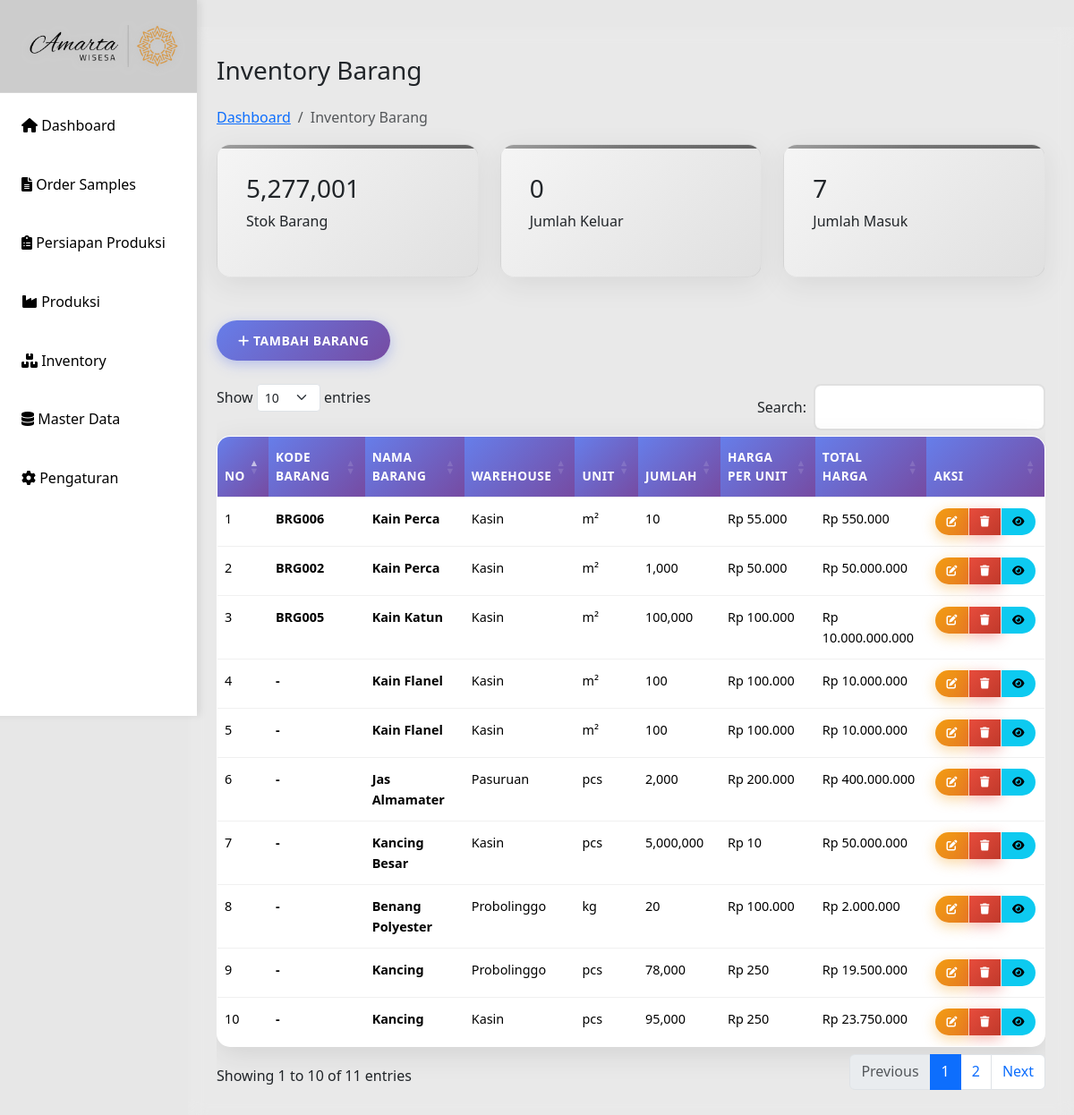
The page /inventory.php on the database its author committed.
### tables this page shows
CREATE TABLE `inventory` (
  `id` int(11) NOT NULL,
  `kode_barang` varchar(50) DEFAULT NULL,
  `nama_barang` varchar(255) NOT NULL,
  `warehouse` varchar(100) NOT NULL,
  `unit` varchar(50) NOT NULL,
  `jumlah` int(11) NOT NULL DEFAULT 0,
  `harga_per_unit` decimal(15,2) NOT NULL DEFAULT 0.00,
  `keterangan` text DEFAULT NULL,
  `created_at` datetime NOT NULL DEFAULT current_timestamp(),
  `updated_at` datetime DEFAULT NULL ON UPDATE current_timestamp(),
  `id_kategori` int(11) DEFAULT NULL
);

### inventory.php (the view, shortened to what this page needs)
<?php
include "includes/header.php";
include "config/db.php";
$result = $conn->query("SELECT * FROM inventory ORDER BY id DESC");
$total_stok = $conn->query("SELECT SUM(jumlah) as total FROM inventory")->fetch_assoc()['total'] ?? 0;
$barang_keluar = $conn->query("SELECT SUM(jumlah_keluar) as total FROM inventory_transaksi WHERE jenis = 'keluar'")->fetch_assoc()['total'] ?? 0;
$barang_masuk = $conn->query("SELECT COUNT(DISTINCT nama_barang) as total FROM inventory")->fetch_assoc()['total'] ?? 0;
$barang_masuk_transaksi = $conn->query("SELECT SUM(jumlah_masuk) as total FROM inventory_transaksi WHERE jenis = 'masuk'")->fetch_assoc()['total'] ?? 0;
if ($barang_keluar == 0 && $barang_masuk_transaksi == 0) {
    $barang_keluar = 0;
}
?>
    <main class="main-content">
            <div>
                <h1 class="h3 mb-4">Inventory Barang</h1>
                <nav aria-label="breadcrumb">
                    <ol class="breadcrumb">
                        <li class="breadcrumb-item"><a href="index.php">Dashboard</a></li>
                        <li class="breadcrumb-item active">Inventory Barang</li>
                    </ol>
                </nav>
            </div>
        <div class="row mb-4">
            <div class="col-md-4">
                <div class="stats-card">
                    <h3><?php echo number_format($total_stok); ?></h3>
                    <p>Stok Barang</p>
                </div>
            </div>
            <div class="col-md-4">
                <div class="stats-card">
                    <h3><?php echo number_format($barang_keluar); ?></h3>
                    <p>Jumlah Keluar</p>
                </div>
            </div>
            <div class="col-md-4">
                <div class="stats-card">
                    <h3><?php echo number_format($barang_masuk); ?></h3>
                    <p>Jumlah Masuk</p>
                </div>
            </div>
        </div>
        <div>
            <button class="btn btn-primary" data-bs-toggle="modal" data-bs-target="#inventoryModal">
                <i class="fas fa-plus"></i> Tambah Barang
            </button>
        </div><br>
        <div class="table-container">
            <div class="table-responsive">
                <table id="inventoryTable" class="table table-hover">
                    <thead>
                        <tr>
                            <th>No</th>
                            <th>Kode Barang</th>
                            <th>Nama Barang</th>
                            <th>Warehouse</th>
                            <th>Unit</th>
                            <th>Jumlah</th>
                            <th>Harga per Unit</th>
                            <th>Total Harga</th>
                            <th>Aksi</th>
                        </tr>
                    </thead>
                    <tbody>
                        <?php $no=1; while($row = $result->fetch_assoc()): ?>
                        <tr>
                            <td><?= $no++ ?></td>
                            <td><strong><?= $row['kode_barang'] ?? '-' ?></strong></td>
                            <td><strong><?= $row['nama_barang'] ?></strong></td>
                            <td><?= $row['warehouse'] ?></td>
                            <td><?= $row['unit'] ?></td>
                            <td><?= number_format($row['jumlah']) ?></td>
                            <td>Rp <?= number_format($row['harga_per_unit'], 0, ',', '.') ?></td>
                            <td>Rp <?= number_format($row['jumlah'] * $row['harga_per_unit'], 0, ',', '.') ?></td>
                            <td>
                                <div class="btn-group btn-group-sm" role="group">
                                    <button class="btn btn-warning" onclick="editInventory(<?= $row['id'] ?>)" title="Edit">
                                        <i class="fas fa-edit"></i>
                                    </button>
                                    <button class="btn btn-danger" onclick="deleteInventory(<?= $row['id'] ?>)" title="Hapus">
                                        <i class="fas fa-trash"></i>
                                    </button>
                                    <button class="btn btn-info" onclick="detailInventory(<?= $row['id'] ?>)" title="Detail">
                                        <i class="fas fa-eye"></i>
                                    </button>
                                </div>
                            </td>
                        </tr>
                        <?php endwhile; ?>
                    </tbody>
                </table>
            </div>
        </div>
    </main>
<?php include 'includes/footer.php'; ?>

### css/style.css (style rules this page uses)
* { margin: 0; padding: 0; box-sizing: border-box; }
body { font-family: 'Segoe UI', Tahoma, Geneva, Verdana, sans-serif; background: #e7e7e7ff; min-height: 100vh; line-height: 1.6; }
.main-content { margin-left: 210px; padding: 2rem; background: rgba(255,255,255,0.1); backdrop-filter: blur(10px); min-height: 100vh; }
.stats-card { background: linear-gradient(135deg, #f5f5f5, #e0e0e0); border-radius: 15px; padding: 2rem; margin-bottom: 1.5rem; box-shadow: 0 8px 32px rgba(0,0,0,0.08); border: 1px solid rgba(158, 158, 158, 0.2); transition: transform 0.3s ease, box-shadow 0.3s ease; position: relative; overflow: hidden; }
.stats-card::before { content: ''; position: absolute; top: 0; left: 0; right: 0; height: 4px; background: linear-gradient(90deg, #9e9e9e, #757575, #616161); }
.table { width: 100%; border-collapse: separate; border-spacing: 0; background: white; border-radius: 15px; overflow: hidden; box-shadow: 0 8px 32px rgba(0,0,0,0.1); border: 1px solid rgba(255,255,255,0.2); }
.table th, .table td { padding: 12px 8px; text-align: left; border-bottom: 1px solid #f0f0f0; font-size: 0.9rem; }
.table th { background: linear-gradient(135deg, #667eea, #764ba2); color: white; font-weight: 600; text-transform: uppercase; letter-spacing: 0.5px; font-size: 0.85rem; }
.table tr { transition: all 0.3s ease; }
.table tr:last-child td { border-bottom: none; }
.table .btn { padding: 6px 12px; font-size: 12px; border-radius: 20px; margin: 0 2px; }
.table .btn i { font-size: 12px; }
.btn { padding: 12px 24px; border: none; border-radius: 25px; cursor: pointer; text-decoration: none; display: inline-block; font-size: 14px; font-weight: 600; text-transform: uppercase; letter-spacing: 0.5px; transition: all 0.3s ease; position: relative; overflow: hidden; }
.btn::before { content: ''; position: absolute; top: 50%; left: 50%; width: 0; height: 0; background: rgba(255,255,255,0.2); border-radius: 50%; transform: translate(-50%, -50%); transition: width 0.6s, height 0.6s; }
.btn-primary { background: linear-gradient(135deg, #667eea, #764ba2); color: white; box-shadow: 0 4px 15px rgba(102,126,234,0.4); }
.btn-danger { background: linear-gradient(135deg, #e74c3c, #c0392b); color: white; box-shadow: 0 4px 15px rgba(231,76,60,0.4); }
.btn-warning { background: linear-gradient(135deg, #f39c12, #e67e22); color: white; box-shadow: 0 4px 15px rgba(243,156,18,0.4); }

### rows shown on the page
inventory: kode_barang "BRG006", nama_barang "Kain Perca", warehouse "Kasin", unit "m²", jumlah "10", harga_per_unit "55.000", $row['jumlah'] * $row['harga_per_unit'] "550.000"
inventory: kode_barang "BRG002", nama_barang "Kain Perca", warehouse "Kasin", unit "m²", jumlah "1,000", harga_per_unit "50.000", $row['jumlah'] * $row['harga_per_unit'] "50.000.000"
inventory: kode_barang "BRG005", nama_barang "Kain Katun", warehouse "Kasin", unit "m²", jumlah "100,000", harga_per_unit "100.000", $row['jumlah'] * $row['harga_per_unit'] "10.000.000.000"
inventory: kode_barang "-", nama_barang "Kain Flanel", warehouse "Kasin", unit "m²", jumlah "100", harga_per_unit "100.000", $row['jumlah'] * $row['harga_per_unit'] "10.000.000"
inventory: kode_barang "-", nama_barang "Kain Flanel", warehouse "Kasin", unit "m²", jumlah "100", harga_per_unit "100.000", $row['jumlah'] * $row['harga_per_unit'] "10.000.000"
inventory: kode_barang "-", nama_barang "Jas Almamater", warehouse "Pasuruan", unit "pcs", jumlah "2,000", harga_per_unit "200.000", $row['jumlah'] * $row['harga_per_unit'] "400.000.000"
inventory: kode_barang "-", nama_barang "Kancing Besar", warehouse "Kasin", unit "pcs", jumlah "5,000,000", harga_per_unit "10", $row['jumlah'] * $row['harga_per_unit'] "50.000.000"
inventory: kode_barang "-", nama_barang "Benang Polyester", warehouse "Probolinggo", unit "kg", jumlah "20", harga_per_unit "100.000", $row['jumlah'] * $row['harga_per_unit'] "2.000.000"
inventory: kode_barang "-", nama_barang "Kancing", warehouse "Probolinggo", unit "pcs", jumlah "78,000", harga_per_unit "250", $row['jumlah'] * $row['harga_per_unit'] "19.500.000"
inventory: kode_barang "-", nama_barang "Kancing", warehouse "Kasin", unit "pcs", jumlah "95,000", harga_per_unit "250", $row['jumlah'] * $row['harga_per_unit'] "23.750.000"

### other values the page prints
$total_stok "5,277,001"
$barang_keluar "0"
$barang_masuk "7"
